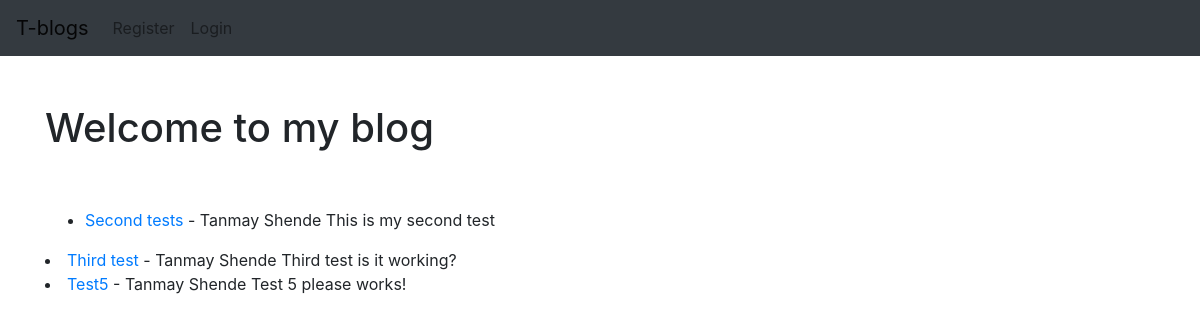
The app's page /, older data.
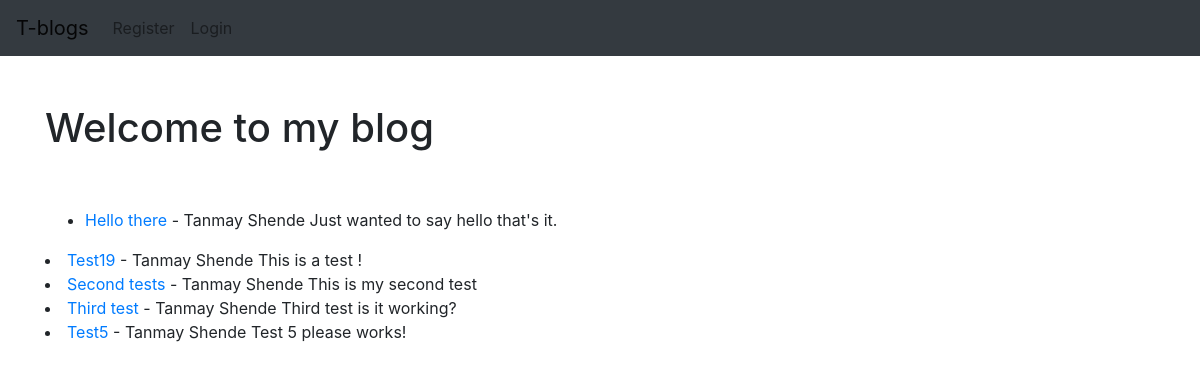
The same page, newer data.
### myblog/models.py (models this page shows, shortened)
class Blogpost(models.Model):
    title=models.CharField(max_length=100)
    title_tag = models.CharField(max_length=100)
    body=models.TextField(max_length=1000000000)
    author=models.ForeignKey(User,on_delete=models.CASCADE)
    date_posted=models.DateTimeField(auto_now_add=True)
    categories=models.CharField(max_length=100,default='Lifestyle')

### myblog/views.py (the view)
# urls.py: path('', Homeview.as_view(), name='home'),
class Homeview(ListView):
    model = Blogpost
    template_name = 'home.html'
    ordering = ['-date_posted']

### templates/home.html (shortened to what this page needs)
{% extends 'base.html' %}
{% block content %}
<h1>Welcome to my blog {{ user.username }} </h1>
    <br>
    <br>
    <ul>
{% for post in object_list %}
         <li>
        <a href={% url 'article_detail' post.pk  %}>{{ post.title }}</a>  -   {{ post.author.first_name }}  {{ post.author.last_name }}
    {{ post.body | slice:"200" | safe}}
    </li>
    </ul>
{% endfor %}
{% endblock %}

### templates/base.html (shortened to what this page needs)
<!doctype html>
<html lang="en">
  <head>
    <link rel="stylesheet" href="https://maxcdn.bootstrapcdn.com/bootstrap/4.0.0/css/bootstrap.min.css">
      <nav class="navbar navbar-expand-lg navbar-light bg-dark">
  <a class="navbar-brand" href="{% url 'home' %}">T-blogs</a>
  <div class="collapse navbar-collapse" id="navbarNavAltMarkup">
    <div class="navbar-nav">
        {% if user.is_authenticated %}
            <a class="nav-item nav-link active" href="{% url 'add_post' %}">New post <span class="sr-only">(current)</span></a>
                        <a class="nav-item nav-link active" href="{% url 'add_category' %}">New category <span class="sr-only">(current)</span></a>
            <a class="nav-item nav-link" href="{% url 'logout' %}">Logout </a>
        {% else  %}
            <a class="nav-item nav-link" href="{% url 'register' %}">Register </a>
             <a class="nav-item nav-link" href="{% url 'login' %}">Login </a>
        {% endif %}
    </div>
  </div>
</nav>
  </head>
  <body>
    <div>
        <br>
        <br>
    </div>
  <div class="container">
  {% block content %}
    {% endblock %}
  </div>
  </body>
</html>

Row changes from the older to the newer data that the page shows:
added Blogpost: title "Hello there", author.first_name "Tanmay", author.last_name "Shende", body "Just wanted to say hello that's it."
added Blogpost: title "Test19", author.first_name "Tanmay", author.last_name "Shende", body "This is a test !"
